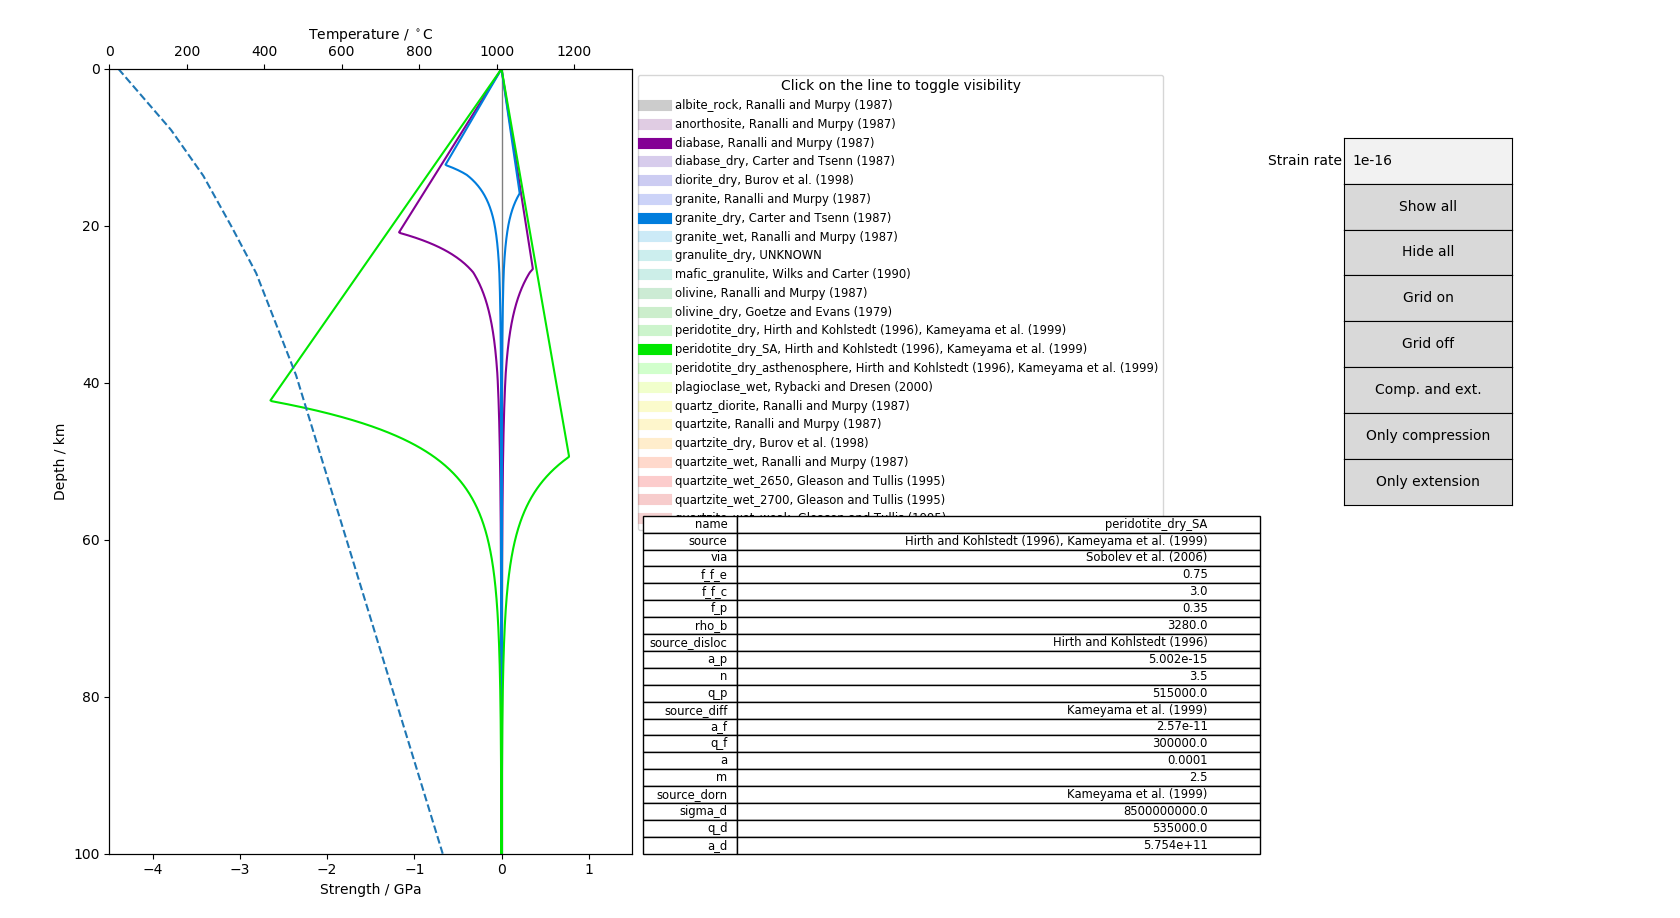

Generate this figure with Python:
################################################################################
#                     Copyright (C) 2019 by Christian Meessen                  #
#                                                                              #
#                         This file is part of Scripts                         #
#                                                                              #
#        Scripts is free software: you can redistribute it and/or modify       #
#     it under the terms of the GNU General Public License as published by     #
#           the Free Software Foundation version 3 of the License.             #
#                                                                              #
#      GMTScripts is distributed in the hope that it will be useful, but       #
#          WITHOUT ANY WARRANTY; without even the implied warranty of          #
#       MERCHANTABILITY or FITNESS FOR A PARTICULAR PURPOSE. See the GNU       #
#                   General Public License for more details.                   #
#                                                                              #
#      You should have received a copy of the GNU General Public License       #
#       along with Scripts. If not, see <http://www.gnu.org/licenses/>.        #
################################################################################
import numpy as np
import matplotlib as mpl
import matplotlib.pyplot as plt

def materials():
    """
    Contains a list of materials used for strength computation with exodus
    module. Available properties are

    Meta properties
    ---------------
    name : str
        Name of the material
    altname : str
        Alternative name
    source : str
        Data source
    via : str
        Where this data has been used

    Byerlee's law
    -------------
    f_f_e : float
        Friction coefficient for extension
    f_f_c : float
        Friction coefficient for compression
    f_p : float
        Pore fluid factor
    rho_b : float
        Bulkd density of the rock / kg/m3

    Dislocation creep
    -----------------
    a_p : float
        Preexponential scaling factor / Pa^(-n)/s
    n : float
        Power law exponent
    q_p : float
        Activation energy / J/mol

    Diffusion creep
    ---------------
    a_f : float
        Preexponential scaling factor / 1/Pa/s
    q_f : float
        Activation energy / J/mol
    a : float
        Grain size / m
    m : float
        Grain size exponent

    Dorn's law creep
    ----------------
    sigma_d : float
        Dorn's law stress / Pa
    q_d : float
        Dorn's law activation energy / J/mol
    a_d : float
        Dorn's law strain rate
    """
    """
    Template

    r.append(dict(name='',
                    altname='',
                    source='Ranalli and Murpy (1987)',
                    via='',
                    # Byerlee's law
                    f_f_e=0.75,    # Friction coefficient extension
                    f_f_c=2.0,     # Friction coefficient compression
                    f_p=0.35,      # Pore fluid factor
                    rho_b=,  # Bulk density
                    # Dislocation creep
                    a_p=,   # Preexponential scaling factor / Pa^(-n)/s
                    n=,         # Power law exponent
                    q_p=,   # Activation energy J/mol
                    # Diffusion creep
                    a_f=None,      # Preexp. scaling factor / 1/Pa/s
                    q_f=None,      # Activation energy / J/mol
                    a=None,        # Grain size / m
                    m=None,        # Grain size exponent
                    # Dorn's law properties
                    sigma_d=None, # Dorn's law stress
                    q_d=None,     # Dorn's law activation energy
                    a_d=None))    # Dorn's law strain rate / 1/s
    """
    def AGPa(A,n):
        A = float(A)
        n = float(n)
        return A*10.0**(-1.0*n*9.0)

    r = list()
    r.append(dict(name='olivine',
                    altname='',
                    source='Ranalli and Murpy (1987)',
                    source_disloc='Ranalli and Murpy (1987)',
                    source_diff=None,
                    source_dorn=None,
                    via='',
                    # Byerlee's law
                    f_f_e=0.75,    # Friction coefficient extension
                    f_f_c=2.0,     # Friction coefficient compression
                    f_p=0.35,      # Pore fluid factor
                    rho_b=3300.0,  # Bulk density
                    # Dislocation creep
                    a_p=AGPa(4e15,3.0),   # Preexponential scaling factor / Pa^(-n)/s
                    n=3.0,         # Power law exponent
                    q_p=540.0e3))  # Activation energy J/mol
    r.append(dict(name='olivine_wet',
                    altname='',
                    source='Jackson (2002)',
                    source_disloc='Jackson (2002)',
                    source_diff=None,
                    source_dorn=None,
                    via='',
                    # Byerlee's law
                    f_f_e=0.75,    # Friction coefficient extension
                    f_f_c=2.0,     # Friction coefficient compression
                    f_p=0.35,      # Pore fluid factor
                    rho_b=3300.0,  # Bulk density
                    # Dislocation creep
                    a_p=5.5e-25,   # Preexponential scaling factor / Pa^(-n)/s
                    n=4.48,         # Power law exponent
                    q_p=498.0e3))  # Activation energy J/mol
    r.append(dict(name='diabase',
                    altname='',
                    source='Ranalli and Murpy (1987)',
                    source_disloc='Ranalli and Murpy (1987)',
                    source_diff=None,
                    source_dorn=None,
                    via='',
                    # Byerlee's law
                    f_f_e=0.75,    # Friction coefficient extension
                    f_f_c=2.0,     # Friction coefficient compression
                    f_p=0.35,      # Pore fluid factor
                    rho_b=2950.0,  # Bulk density
                    # Dislocation creep
                    a_p=AGPa(3.2e6,3.4),   # Preexponential scaling factor / Pa^(-n)/s
                    n=3.4,         # Power law exponent
                    q_p=260.0e3))  # Activation energy J/mol
    r.append(dict(name='quartz_diorite',
                    altname='',
                    source='Ranalli and Murpy (1987)',
                    source_disloc='Ranalli and Murpy (1987)',
                    source_diff=None,
                    source_dorn=None,
                    via='',
                    # Byerlee's law
                    f_f_e=0.75,    # Friction coefficient extension
                    f_f_c=2.0,     # Friction coefficient compression
                    f_p=0.35,      # Pore fluid factor
                    rho_b=2900.0,  # Bulk density
                    # Dislocation creep
                    a_p=AGPa(2e4,2.4),   # Preexponential scaling factor / Pa^(-n)/s
                    n=2.4,         # Power law exponent
                    q_p=219.0e3))  # Activation energy J/mol
    r.append(dict(name='anorthosite',
                    altname='',
                    source='Ranalli and Murpy (1987)',
                    source_disloc='Ranalli and Murpy (1987)',
                    source_diff=None,
                    source_dorn=None,
                    via='',
                    # Byerlee's law
                    f_f_e=0.75,    # Friction coefficient extension
                    f_f_c=2.0,     # Friction coefficient compression
                    f_p=0.35,      # Pore fluid factor
                    rho_b=2800.0,  # Bulk density
                    # Dislocation creep
                    a_p=AGPa(1.3e6,3.2),   # Preexponential scaling factor / Pa^(-n)/s
                    n=3.2,         # Power law exponent
                    q_p=238.0e3))  # Activation energy J/mol
    r.append(dict(name='albite_rock',
                    altname='',
                    source='Ranalli and Murpy (1987)',
                    source_disloc='Ranalli and Murpy (1987)',
                    source_diff=None,
                    source_dorn=None,
                    via='',
                    # Byerlee's law
                    f_f_e=0.75,    # Friction coefficient extension
                    f_f_c=2.0,     # Friction coefficient compression
                    f_p=0.35,      # Pore fluid factor
                    rho_b=2600.0,  # Bulk density
                    # Dislocation creep
                    a_p=AGPa(1.3e6,3.9),   # Preexponential scaling factor / Pa^(-n)/s
                    n=3.9,         # Power law exponent
                    q_p=234.0e3))  # Activation energy J/mol
    r.append(dict(name='quartzite_wet',
                    altname='',
                    source='Ranalli and Murpy (1987)',
                    source_disloc='Ranalli and Murpy (1987)',
                    source_diff=None,
                    source_dorn=None,
                    via='',
                    # Byerlee's law
                    f_f_e=0.75,    # Friction coefficient extension
                    f_f_c=2.0,     # Friction coefficient compression
                    f_p=0.35,      # Pore fluid factor
                    rho_b=2650.0,  # Bulk density
                    # Dislocation creep
                    a_p=AGPa(2e3, 2.3),   # Preexponential scaling factor / Pa^(-n)/s
                    n=2.3,         # Power law exponent
                    q_p=154.0e3))  # Activation energy J/mol
    r.append(dict(name='quartzite',
                    altname='',
                    source='Ranalli and Murpy (1987)',
                    source_disloc='Ranalli and Murpy (1987)',
                    source_diff=None,
                    source_dorn=None,
                    via='',
                    # Byerlee's law
                    f_f_e=0.75,    # Friction coefficient extension
                    f_f_c=2.0,     # Friction coefficient compression
                    f_p=0.35,      # Pore fluid factor
                    rho_b=2650.0,  # Bulk density
                    # Dislocation creep
                    a_p=AGPa(100,2.4),   # Preexponential scaling factor / Pa^(-n)/s
                    n=2.4,         # Power law exponent
                    q_p=156.0e3))  # Activation energy J/mol
    r.append(dict(name='granite_wet',
                    altname='',
                    source='Ranalli and Murpy (1987)',
                    source_disloc='Ranalli and Murpy (1987)',
                    source_diff=None,
                    source_dorn=None,
                    via='',
                    # Byerlee's law
                    f_f_e=0.75,    # Friction coefficient extension
                    f_f_c=2.0,     # Friction coefficient compression
                    f_p=0.35,      # Pore fluid factor
                    rho_b=2650.0,  # Bulk density
                    # Dislocation creep
                    a_p=AGPa(100,2.4),   # Preexponential scaling factor / Pa^(-n)/s
                    n=2.4,         # Power law exponent
                    q_p=137.0e3))  # Activation energy J/mol
    r.append(dict(name='granite',
                    altname='',
                    source='Ranalli and Murpy (1987)',
                    source_disloc='Ranalli and Murpy (1987)',
                    source_diff=None,
                    source_dorn=None,
                    via='Ranalli and Murpy (1987)',
                    # Byerlee's law
                    f_f_e=0.75,    # Friction coefficient extension
                    f_f_c=2.0,     # Friction coefficient compression
                    f_p=0.35,      # Pore fluid factor
                    rho_b=2650.0,  # Bulk density
                    # Dislocation creep
                    a_p=AGPa(5,3.2),     # Preexponential scaling factor / Pa^(-n)/s
                    n=3.2,         # Power law exponent
                    q_p=123.0e3))  # Activation energy J/mol
    r.append(dict(name='olivine_dry',
                    altname='Mantle',
                    source='Goetze and Evans (1979)',
                    source_disloc='Goetze and Evans (1979)',
                    source_diff=None,
                    source_dorn=None,
                    via='Sippel et al. (2016)',
                    # Byerlee's law
                    f_f_e=0.75,    # Friction coefficient extension
                    f_f_c=2.0,     # Friction coefficient compression
                    f_p=0.35,      # Pore fluid factor
                    rho_b=3300.0,  # Bulk density
                    # Dislocation creep
                    a_p=7.0e-14,   # Preexponential scaling factor / Pa^(-n)/s
                    n=3.0,         # Power law exponent
                    q_p=510.0e3,   # Activation energy J/mol
                    # Dorn's law properties
                    sigma_d=8.5e9, # Dorn's law stress
                    q_d=535e3,     # Dorn's law activation energy
                    a_d=5.7e11))   # Dorn's law strain rate / 1/s
    r.append(dict(name='mafic_granulite',
                    altname='Mafic granulites',
                    source='Wilks and Carter (1990)',
                    source_disloc='Wilks and Carter (1990)',
                    source_diff=None,
                    source_dorn=None,
                    via='Sippel et al. (2016)',
                    # Byerlee's law
                    f_f_e=0.75,    # Friction coefficient extension
                    f_f_c=2.0,     # Friction coefficient compression
                    f_p=0.35,      # Pore fluid factor
                    rho_b=3050.0,  # Bulk density
                    # Dislocation creep
                    a_p=8.83e-22,  # Preexponential scaling factor / Pa^(-n)/s
                    n=4.2,         # Power law exponent
                    q_p=445.0e3))  # Activation energy J/mol
    r.append(dict(name='diabase_dry',
                    altname='Gabbroid rocks',
                    source='Carter and Tsenn (1987)',
                    source_disloc='Carter and Tsenn (1987)',
                    source_diff=None,
                    source_dorn=None,
                    via='Sippel et al. (2016)',
                    # Byerlee's law
                    f_f_e=0.75,    # Friction coefficient extension
                    f_f_c=2.0,     # Friction coefficient compression
                    f_p=0.35,      # Pore fluid factor
                    rho_b=2920.0,  # Bulk density
                    # Dislocation creep
                    a_p=6.31e-20,  # Preexponential scaling factor / Pa^(-n)/s
                    n=3.05,        # Power law exponent
                    q_p=276.0e3))  # Activation energy J/mol
    r.append(dict(name='granite_dry',
                    altname='Meta-sedimentary rocks',
                    source='Carter and Tsenn (1987)',
                    source_disloc='Carter and Tsenn (1987)',
                    source_diff=None,
                    source_dorn=None,
                    via='Sippel et al. (2016)',
                    # Byerlee's law
                    f_f_e=0.75,    # Friction coefficient extension
                    f_f_c=2.0,     # Friction coefficient compression
                    f_p=0.35,      # Pore fluid factor
                    rho_b=2750.0,  # Bulk density
                    # Dislocation creep
                    a_p=3.16e-26,  # Preexponential scaling factor / Pa^(-n)/s
                    n=3.3,         # Power law exponent
                    q_p=186e3))    # Activation energy J/mol
    r.append(dict(name='quartzite_dry',
                    altname='Sediments',
                    source='Burov et al. (1998)',
                    source_disloc='Burov et al. (1998)',
                    source_diff=None,
                    source_dorn=None,
                    via='Sippel et al. (2016), Carter and Tsenn (1987)',
                    # Byerlee's law
                    f_f_e=0.75,    # Friction coefficient extension
                    f_f_c=2.0,     # Friction coefficient compression
                    f_p=0.35,      # Pore fluid factor
                    rho_b=2600,    # Bulk density
                    # Dislocation creep
                    a_p=5.0e-12,   # Preexponential scaling factor / Pa^(-n)/s
                    n=3.0,         # Power law exponent
                    q_p=190e3))    # Activation energy J/mol
    r.append(dict(name='diorite_dry',
                    altname='Meta-igneous rocks',
                    source='Burov et al. (1998)',
                    source_disloc='Burov et al. (1998)',
                    source_diff=None,
                    source_dorn=None,
                    via='Sippel et al. (2016)',
                    # Byerlee's law
                    f_f_e=0.75,    # Friction coefficient extension
                    f_f_c=2.0,     # Friction coefficient compression
                    f_p=0.35,      # Pore fluid factor
                    rho_b=2800,  # Bulk density
                    # Dislocation creep
                    a_p=5.2e-18,     # Preexponential scaling factor / Pa^(-n)/s
                    n=2.4,         # Power law exponent
                    q_p=219e3))    # Activation energy J/mol
    r.append(dict(name='peridotite_dry',
                    altname='Mantle lithosphere of slab and shield, \
                             dry_olivine',
                    source='Hirth and Kohlstedt (1996), Kameyama et al. (1999)',
                    source_disloc='Hirth and Kohlstedt (1996)',
                    source_diff='Kameyama et al. (1999)',
                    source_dorn='Kameyama et al. (1999)',
                    via='Sobolev et al. (2006)',
                    # Byerlee's law
                    f_f_e=0.75,    # Friction coefficient extension
                    f_f_c=2.0,     # Friction coefficient compression
                    f_p=0.35,         # Pore fluid factor
                    rho_b=3280.0,     # Bulk density
                    # Dislocation creep
                    a_p=5.011e-17,    # Preexponential scaling factor, -16.3
                    n=3.5,            # Power law exponent
                    q_p=535e3,        # Activation energy
                    # Diffusion creep
                    a_f=2.570e-11,    # Preexp. scaling factor / 1/Pa/s, -10.59
                    q_f=300e3,        # Activation energy / J/mol
                    a=0.1e-3,         # Grain size / m
                    m=2.5,            # Grain size exponent
                    # Dorn's law
                    sigma_d=8.5e9,    # Dorn's law stress / Pa
                    q_d=535e3,        # Dorn's law activation energy / J/mol
                    a_d=5.754e11))     # Dorn's law strain rate
    r.append(dict(name='peridotite_dry_SA',
                    altname='Mantle lithosphere of South America, not shield',
                    source='Hirth and Kohlstedt (1996), Kameyama et al. (1999)',
                    source_disloc='Hirth and Kohlstedt (1996)',
                    source_diff='Kameyama et al. (1999)',
                    source_dorn='Kameyama et al. (1999)',
                    via='Sobolev et al. (2006)',
                    # Byerlee's law
                    f_f_e=0.75,    # Friction coefficient extension
                    f_f_c=2.0,     # Friction coefficient compression
                    f_p=0.35,         # Pore fluid factor
                    rho_b=3280.0,     # Bulk density
                    # Dislocation creep
                    a_p=5.002e-15,      # Preexponential scaling factor
                    n=3.5,            # Power law exponent
                    q_p=515e3,        # Activation energy
                    # Diffusion creep
                    a_f=2.570e-11,     # Preexp. scaling factor / 1/Pa/s
                    q_f=300e3,        # Activation energy / J/mol
                    a=0.1e-3,         # Grain size / m
                    m=2.5,            # Grain size exponent
                    # Dorn's law
                    sigma_d=8.5e9,    # Dorn's law stress / Pa
                    q_d=535e3,        # Dorn's law activation energy / J/mol
                    a_d=5.754e11))     # Dorn's law strain rate
    r.append(dict(name='peridotite_dry_asthenosphere',
    # Difference to peridotite_dry_SA is density
                    altname='Mantle asthenosphere',
                    source='Hirth and Kohlstedt (1996), Kameyama et al. (1999)',
                    source_disloc='Hirth and Kohlstedt (1996)',
                    source_diff='Kameyama et al. (1999)',
                    source_dorn='Kameyama et al. (1999)',
                    via='Sobolev et al. (2006)',
                    # Byerlee's law
                    f_f_e=0.75,    # Friction coefficient extension
                    f_f_c=2.0,     # Friction coefficient compression
                    f_p=0.35,         # Pore fluid factor
                    rho_b=3300.0,     # Bulk density
                    # Dislocation creep
                    a_p=5.012e-15,      # Preexponential scaling factor
                    n=3.5,            # Power law exponent
                    q_p=515e3,        # Activation energy
                    # Diffusion creep
                    a_f=2.570e-11,     # Preexp. scaling factor / 1/Pa/s
                    q_f=300e3,        # Activation energy / J/mol
                    a=0.1e-3,         # Grain size / m
                    m=2.5,            # Grain size exponent
                    # Dorn's law
                    sigma_d=8.5e9,    # Dorn's law stress / Pa
                    q_d=535e3,        # Dorn's law activation energy / J/mol
                    a_d=5.754e11))     # Dorn's law strain rate
    r.append(dict(name='quartzite_wet_2650',
                    altname='sediments',
                    source='Gleason and Tullis (1995)',
                    source_disloc='Gleason and Tullis (1995)',
                    source_diff=None,
                    source_dorn=None,
                    via='Sobolev et al. (2006)',
                    # Byerlee's law
                    f_f_e=0.75,    # Friction coefficient extension
                    f_f_c=2.0,     # Friction coefficient compression
                    f_p=0.35,         # Pore fluid factor
                    rho_b=2650.0,     # Bulk density
                    # Dislocation creep
                    a_p=1e-28,        # Preexponential scaling factor
                    n=4.0,            # Power law exponent
                    q_p=223e3))       # Activation energy
    r.append(dict(name='quartzite_wet_2700',
                    altname='Uppermost crust continent',
                    source='Gleason and Tullis (1995)',
                    source_disloc='Gleason and Tullis (1995)',
                    source_diff=None,
                    source_dorn=None,
                    via='Sobolev et al. (2006)',
                    # Byerlee's law
                    f_f_e=0.75,    # Friction coefficient extension
                    f_f_c=2.0,     # Friction coefficient compression
                    f_p=0.35,         # Pore fluid factor
                    rho_b=2700.0,     # Bulk density
                    # Dislocation creep
                    a_p=1e-28,        # Preexponential scaling factor
                    n=4.0,            # Power law exponent
                    q_p=223e3))       # Activation energy
    r.append(dict(name='quartzite_wet_weak',
                    altname='Upper crust continent',
                    source='Gleason and Tullis (1995)',
                    source_disloc='Gleason and Tullis (1995)',
                    source_diff=None,
                    source_dorn=None,
                    via='Sobolev et al. (2006)',
                    # Byerlee's law
                    f_f_e=0.75,    # Friction coefficient extension
                    f_f_c=2.0,     # Friction coefficient compression
                    f_p=0.35,         # Pore fluid factor
                    rho_b=2800.0,     # Bulk density
                    # Dislocation creep
                    a_p=1e-27,        # Preexponential scaling factor
                    n=4.0,            # Power law exponent
                    q_p=223e3))       # Activation energy
    r.append(dict(name='plagioclase_wet',
    # Note: this one doesn't fit with the model parameters given in drezina.inp!
                    altname='Granulite, mafic crust continent',
                    source='Rybacki and Dresen (2000)',
                    source_disloc='Rybacki and Dresen (2000)',
                    source_diff=None,
                    source_dorn=None,
                    via='Sobolev et al. (2006)',
                    # Byerlee's law
                    f_f_e=0.75,    # Friction coefficient extension
                    f_f_c=2.0,     # Friction coefficient compression
                    f_p=0.35,         # Pore fluid factor
                    rho_b=2950.0,     # Bulk density
                    # Dislocation creep
                    a_p=3.981e-16,      # Preexponential scaling factor
                    n=3.0,            # Power law exponent
                    q_p=356e3))       # Activation energy
    r.append(dict(name='granulite_dry',
                    altname='Pikwetonian granulite',
                    source='UNKNOWN',
                    source_disloc='UNKNOWN',
                    source_diff=None,
                    source_dorn=None,
                    via='Sobolev et al. (2006) Drezina.inp',
                    # Byerlee's law
                    f_f_e=0.75,    # Friction coefficient extension
                    f_f_c=2.0,     # Friction coefficient compression
                    f_p=0.35,         # Pore fluid factor
                    rho_b=2950,       # Bulk density
                    # Dislocation creep
                    a_p=3.2e-21,      # Preexponential scaling factor
                    n=4.2,            # Power law exponent
                    q_p=445.0e3))     # Activation energy
    return r


def sigma_byerlee(material, z, mode):
    """
    Compute the byerlee differential stress. Requires the material
    properties friction coefficient (f_f), pore fluid factor (f_p) and
    the bulk density (rho_b).

    Parameters
    ----------
    material : dict
        Dictionary with the material properties in SI units. The
        required keys are 'f_f_e', 'f_f_c', 'f_p' and 'rho_b'
    z : float
        Depth below surface in m
    mode : str
        'compression' or 'extension'

    Returns
    -------
        sigma_d : float
    """
    if mode == 'compression':
        f_f = material['f_f_c']
    elif mode == 'extension':
        f_f = material['f_f_e']
    else:
        raise ValueError('Invalid parameter for mode:', mode)
    f_p = material['f_p']
    rho_b = material['rho_b']
    g = 9.81  # m/s2
    return f_f*rho_b*g*z*(1.0 - f_p)

def sigma_diffusion(material, temp, strain_rate):
    """
    Computes differential stress for diffusion creept at specified
    temperature and strain rate. Material properties require grain size 'd',
    grain size exponent 'm', preexponential scaling factor for diffusion
    creep 'a_f', and activation energy 'q_f'.

    For diffusion creep, n=1.

    Parameters
    ----------
    material : dict
        Dictionary with the material properties in SI units. Required
        keys are 'd', 'm', 'a_f', 'q_f'
    temp : float
        Temperature in Kelvin
    strain_rate : float
        Reference strain rate in 1/s

    Returns
    -------
        sigma_diffusion : float
    """
    R = 8.314472 #m2kg/s2/K/mol
    d = material['d']
    m = material['m']
    a_f = material['a_f']
    q_f = material['q_f']
    if a_f is None:
        return np.nan
    else:
        return d**m*strain_rate/a_f*np.exp(q_f/R/temp)

def sigma_dislocation(material, temp, strain_rate):
    """
    Compute differential stress envelope for dislocation creep at
    certain temeprature and strain rate. Requires preexponential scaling
    factor 'a_p', power law exponent 'n' and activation energy 'q_p'.

    Parameters
    ----------
    material : dict
        Dictionary with the material properties in SI units. Required
        keys are 'a_p', 'n' and 'q_p'
    temp : float
        Temperature in Kelvin
    strain_rate : float
        Reference strain rate in 1/s

    Returns
    -------
        sigma_d : float
    """
    R = 8.314472 # m2kg/s2/K/mol
    a_p = material['a_p']
    n = material['n']
    q_p = material['q_p']
    return (strain_rate/a_p)**(1.0/n)*np.exp(q_p/n/R/temp)

def sigma_dorn(material, temp, strain_rate):
    """
    Compute differential stress for solid state creep with Dorn's law.
    Requires Dorn's law stress 'sigma_d', Dorn's law activation energy
    'q_d' and Dorn's law strain rate 'A_p'.

    Dorn's creep is a special case of Peierl's creep with q=2

    sigma_delta = sigma_d*(1-(-R*T/Q*ln(strain_rate/A_d))^(1/q))

    Parameters
    ----------
    material : dict
        Dictionary with the material properties in SI units. Required
        keys are 'sigma_d', 'q_d' and 'A_p'
    temp : float
        Temperature in Kelvin
    strain_rate : float
        Reference strain rate in 1/s

    Returns
    -------
        sigma_d : float
    """
    R = 8.314472 # m2kg/s2/K/mol
    sigma_d = material['sigma_d']
    q_d = material['q_d']
    a_d = material['a_d']
    if q_d == 0 or a_d == 0:
        return np.nan
    dorn = sigma_d*(1.0 - np.sqrt(-1.0*R*temp/q_d*np.log(strain_rate/a_d)))
    if dorn < 0.0:
        dorn = 0
    return dorn

def sigma_d(material, z, temp, strain_rate=None,
            compute=None, mode=None):
    """
    Computes differential stress for a material at given depth, temperature
    and strain rate. Returns the minimum of Byerlee's law, dislocation creep
    or dorn's creep.

    Parametersq
    ----------
    material : dict
        Dict containing material properties required by sigma_byerlee() and
        sigma_dislocation()
    z : float
        Positive depth im m below surface
    temp : float
        Temperature in K
    strain_rate : float
        Reference strain rate in 1/s. If `None` will use self.strain_rate
    compute : list
        List of processes to compute: 'dislocation', 'diffusion', 'dorn'.
        Default is ['dislocation', 'dorn'].
    mode : str
        'compression' or 'extension'

    Returns
    -------
    Sigma : float
        Differential stress in Pa
    """
    if z < 0:
        raise ValueError('Depth must be positive. Got z =', z)
    if strain_rate is None:
        e_prime = self.strain_rate
    else:
        e_prime = strain_rate

    compute_default = ['dislocation', 'dorn']
    if compute is None:
        compute = compute_default
    else:
        # Check the keywords
        for kwd in compute:
            if kwd not in compute_default:
                raise ValueError('Unknown compute keyword', kwd)

    s_byerlee = sigma_byerlee(material, z, mode)

    proplist = list(mat.keys())
    if 'diffusion' in compute and 'a_f' in proplist:
        s_diff = sigma_diffusion(material, temp, e_prime)
    else:
        s_diff = np.nan

    if 'dislocation' in compute and 'a_p' in proplist:
        s_disloc = sigma_dislocation(material, temp, e_prime)
    else:
        s_disloc = np.nan
    if 'dorn' in compute and 'sigma_d' in proplist:
        s_dorn = sigma_dorn(material, temp, e_prime)
    else:
        s_dorn = np.nan

    if (s_disloc > 200e6) and (s_dorn > 0):
        s_creep = s_dorn
    else:
        s_creep = s_disloc

    return min([s_byerlee, s_creep, s_diff])

def print_mat_info(mat, ax=None):
    # make a pretty info plot on the materials
    print('')
    print('###################################################################')
    print('Name             :', mat['name'])
    print('Alternative name :', mat['altname'])
    print('Sources          :', mat['source'])
    print('Used in          :', mat['via'])
    print('')
    print('Byerlee\'s law properties')
    print('f_f     :', mat['f_f_e'], '/', mat['f_f_c'])
    print('f_p     :', mat['f_p'])
    print('rho_b   :', mat['rho_b'])
    print('')
    print('Dislocation creep properties')
    print('Source  :', mat['source_disloc'])
    print('A_p     :', mat['a_p'])
    print('n       :', mat['n'])
    print('Q_p     :', mat['q_p'])
    proplist = list(mat.keys())
    if 'a_f' in proplist:
        print('')
        print('Diffusion creep properties')
        print('Source  :', mat['source_diff'])
        print('A_f     :', mat['a_f'])
        print('Q_f     :', mat['q_f'])
        print('a       :', mat['a'])
        print('m       :', mat['m'])
    if 'sigma_d' in proplist:
        print('')
        print('Dorn\'s law properties')
        print('Source:', mat['source_dorn'])
        print('sigma_d :', mat['sigma_d'])
        print('Q_d     :', mat['q_d'])
        print('A_d     :', mat['a_d'])
    print('###################################################################')
    print('')
    if ax:
        props_byerlee = ['f_f_e', 'f_f_c', 'f_p', 'rho_b']
        props_disloc = ['source_disloc', 'a_p', 'n', 'q_p']
        props_diff = ['source_diff', 'a_f', 'q_f', 'a', 'm']
        props_dorn = ['source_dorn', 'sigma_d', 'q_d', 'a_d']
        row_labels = ['name', 'source', 'via']
        row_labels.extend(props_byerlee)
        row_labels.extend(props_disloc)
        if 'a_f' in proplist:
            row_labels.extend(props_diff)
        if 'sigma_d' in proplist:
            row_labels.extend(props_dorn)
        cell_text = []
        for prop in row_labels:
            cell_text.append([mat[prop]])
        thetable = ax.table(cellText=cell_text,
                             cellColours=None,
                             cellLoc='right',
                             colWidths=None,
                             rowLabels=row_labels,
                             rowColours=None,
                             rowLoc='Left',
                             colLabels=None,
                             colColours=None,
                             colLoc='center',
                             #loc='center',
                             bbox=(0, 0, 1, 1))
        thetable.auto_set_font_size(False)
        thetable.set_fontsize('small')
        return thetable

def compute_dsigma(mat, z, T, strain_rate):
    """
    Compute differential stress for a given material at depths z and
    temperatures T. Comptues for both compression and extension and
    therefore the output depths array is a concatenation of z:z[::-1].

    Parameters
    ----------
    mat : dict
        Dict of type as defined in def materials()
    z : np.array
        1D array of increasing depth values in positive m
    T : np.array
        1D array of same shape as z with T in Kelvin
    strain_rate : float
        Strain rate in 1/s

    Returns
    -------
    dsigma : np.array
        1D array with computed differential stress.
    depths : np.array
        1D array with corresponding depth values
    """
    s_d_c = np.empty_like(z)              # Diff. stress for compression
    s_d_e = np.empty_like(z)              # Diff. stress for extension
    for i in range(z.shape[0]):
        s_d_c[i] = -1*sigma_d(mat, z[i], T[i], strain_rate=strain_rate,
                              mode='compression')
        s_d_e[i] = sigma_d(mat, z[i], T[i], strain_rate=strain_rate,
                           mode='extension')
    dsigma = np.concatenate((s_d_c, s_d_e[::-1]))
    depths = np.concatenate((z, z[::-1]))
    return dsigma, depths

if __name__ == "__main__":
    mat_dbase = sorted(materials(), key=lambda k:k['name'] )

    geotherm = np.loadtxt('./McKenzieetal2005_Fig4_Geotherm.csv',
                          skiprows=1, delimiter=',')
    geotherm[:, 0] *= 1000
    geotherm[:, 1] += 273

    strain_rate = 1e-16
    num_points = 1000

    xmin = -2.5
    xmax = 1.5

    ymax = 100.0   # Max. depth in km
    ymin = 0.0     # Min. depth in km

    zs = np.linspace(0, ymax*1000, num=num_points)
    T = np.interp(zs, geotherm[:,0], geotherm[:,1])

    import matplotlib.gridspec as gridspec
    gs = gridspec.GridSpec(1, 2)

    #fig = plt.figure(figsize=(8,10), tight_layout=True)
    fig = plt.figure()
    gs0 = gridspec.GridSpec(1,2, width_ratios=[1,1])
    gs0left = gridspec.GridSpecFromSubplotSpec(1, 1, subplot_spec=gs0[0])
    gs0right = gridspec.GridSpecFromSubplotSpec(2, 1, subplot_spec=gs0[1],
                                                height_ratios=[1,0.9])

    ax = plt.Subplot(fig, gs0left[0])
    fig.add_subplot(ax)
    ax2 = ax.twiny()

    ax_table = plt.Subplot(fig, gs0right[1])
    ax_table.set_axis_off()
    fig.add_subplot(ax_table)

    labels = []
    lines = []
    matlist = []
    labeld = dict()

    # Plot a vertical line at 0GPa
    ax.plot([0,0], [ymin, ymax], lw=1, c='black', alpha=0.5)

    n=0 # For colours
    nmax=len(mat_dbase)
    for mat in mat_dbase:
        matlist.append(mat)
        label = mat['name'] + ', ' + mat['source']
        labeld[label] = n
        c = plt.cm.nipy_spectral(n*1.0/nmax)   # Colour index
        sigma_plot, z_plot = compute_dsigma(mat, zs, T, strain_rate)
        lines.append(ax.plot(sigma_plot/1e9, z_plot/1000, label=label, c=c)[0])
        n+=1

    ax.set_xlabel('Strength / GPa')
    ax.set_ylabel('Depth / km')
    ax.set_xlim(xmin, xmax)
    ax.set_ylim(ymax, ymin)

    ax2.plot(T-273, zs/1000, linestyle="--")
    ax2.set_xlabel('Temperature / $^\circ$C')
    ax2.set_xlim(0,1350)

    leg = ax.legend(loc='upper left', bbox_to_anchor=(1,1),
                    prop={'size': 'small'},
                    title='Click on the line to toggle visibility')

    # Make the buttons and input box
    def submit(text):
        strain_rate = float(text)
        print('Recomputing strength for strain rate', strain_rate)
        for i in range(len(lines)):
            mat = matlist[i]
            sigma_plot, z_plot = compute_dsigma(mat, zs, T, strain_rate)
            lines[i].set_xdata(sigma_plot*1e-9)
        plt.draw()
    axbox = plt.axes([0.8, 0.8, 0.1, 0.05])
    text_box = mpl.widgets.TextBox(axbox, 'Strain rate', initial='1e-16')
    text_box.on_submit(submit)
    # Make a toggle all on button
    def toggle_all_on(event):
        for legline, origline in zip(leg.get_lines(), lines):
            origline.set_visible(True)
            legline.set_alpha(1.0)
        fig.canvas.draw()
    ax_all_on = plt.axes([0.8, 0.75, 0.1, 0.05])
    button_all_on = mpl.widgets.Button(ax_all_on, 'Show all')
    button_all_on.on_clicked(toggle_all_on)
    # Toggle all off button
    def toggle_all_off(event):
        for legline, origline in zip(leg.get_lines(), lines):
            origline.set_visible(False)
            legline.set_alpha(0.2)
        fig.canvas.draw()
    ax_all_off = plt.axes([0.8, 0.7, 0.1, 0.05])
    button_all_off = mpl.widgets.Button(ax_all_off, 'Hide all')
    button_all_off.on_clicked(toggle_all_off)
    # Toggle axes grid on
    def toggle_axes_grid_on(event):
        ax.grid(which='both', axis='both', alpha=0.5)
        fig.canvas.draw()
    ax_grid_on = plt.axes([0.8, 0.65, 0.1, 0.05])
    button_grid_on = mpl.widgets.Button(ax_grid_on, 'Grid on')
    button_grid_on.on_clicked(toggle_axes_grid_on)
    # Toggle axes grid off
    def toggle_axes_grid_off(event):
        ax.grid(False)
        fig.canvas.draw()
    ax_grid_off = plt.axes([0.8, 0.60, 0.1, 0.05])
    button_grid_off = mpl.widgets.Button(ax_grid_off, 'Grid off')
    button_grid_off.on_clicked(toggle_axes_grid_off)
    # Toggle compression/extension
    def toggle_compression_extension(event):
        ax.set_xlim(xmin, xmax)
        fig.canvas.draw()
    ax_comp_ext = plt.axes([0.8, 0.55, 0.1, 0.05])
    button_comp_ext = mpl.widgets.Button(ax_comp_ext, 'Comp. and ext.')
    button_comp_ext.on_clicked(toggle_compression_extension)
    # Only Compression
    def toggle_compression(event):
        ax.set_xlim(xmin, 0)
        fig.canvas.draw()
    ax_comp = plt.axes([0.8, 0.5, 0.1, 0.05])
    button_comp = mpl.widgets.Button(ax_comp, 'Only compression')
    button_comp.on_clicked(toggle_compression)
    # Only extension
    def toggle_extension(event):
        ax.set_xlim(0, xmax)
        fig.canvas.draw()
    ax_ext = plt.axes([0.8, 0.45, 0.1, 0.05])
    button_ext = mpl.widgets.Button(ax_ext, 'Only extension')
    button_ext.on_clicked(toggle_extension)

    # Make the clickable legend
    # legline - the line object in the legend
    # origline - the line object in the plot window
    lined = dict()
    for legline, origline in zip(leg.get_lines(), lines):
        legline_width=8
        legline_picker=int(0.5*legline_width)
        legline.set_linewidth(legline_width)
        legline.set_picker(legline_picker) # 5pts tolerance
        lined[legline] = origline
        origline.set_visible(False)
        legline.set_alpha(0.2)

    def onpick_legend(event):
        # on the pick event, find the orig line corresponding to the
        # legend proxy line, and toggle the visibility
        global the_table
        legline = event.artist
        origline = lined[legline]
        vis = not origline.get_visible()
        origline.set_visible(vis)
        # Change the alpha on the line in the legend so we can see what lines
        # have been toggled
        if vis:
            legline.set_alpha(1.0)
            # Also print info
            mat_idx = labeld[origline.get_label()]
            if 'the_table' in globals():
                print('deleting table')
                the_table.remove()
                del the_table
                fig.canvas.draw()
            the_table = print_mat_info(mat_dbase[mat_idx], ax_table)
        else:
            if 'the_table' in globals():
                print('deleting table')
                the_table.remove()
                del the_table
                fig.canvas.draw()
            legline.set_alpha(0.2)
        fig.canvas.draw()

    fig.canvas.mpl_connect('pick_event', onpick_legend)
    fig.canvas.set_window_title('Rheology explorer')
    plt.subplots_adjust(top=0.925,
                        bottom=0.07,
                        left=0.065,
                        right=0.75,
                        hspace=0.2,
                        wspace=0.2)
    # If manager is wxmanager
    #mng = plt.get_current_fig_manager()
    #mng.frame.Maximize(True)
    # For QT
    #figManager = plt.get_current_fig_manager()
    #figManager.window.showMaximized()
    plt.show()
